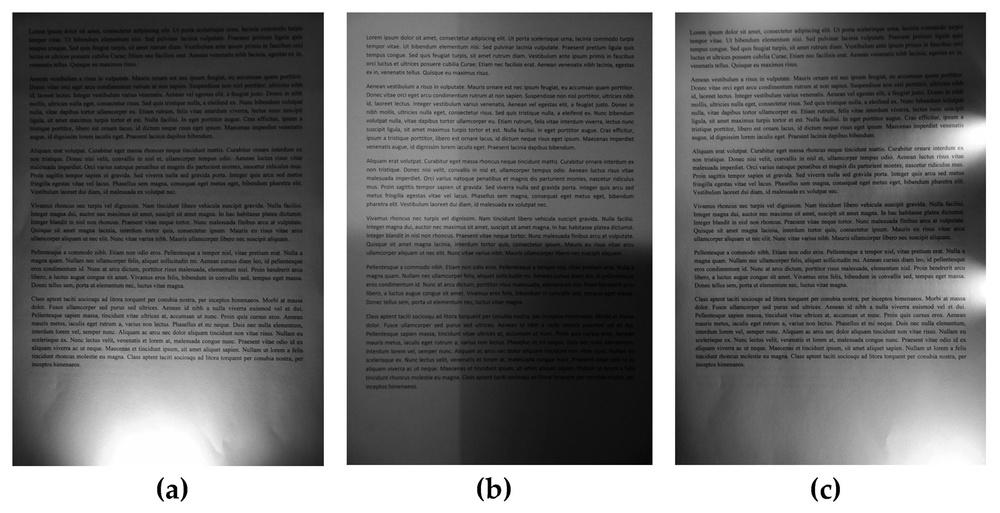
#> input picture data/ex1.jpg, 1000 x 513 px, shrunk from 1854 x 951 before the run, found by its file name
$ jupyter execute --allow-errors 01_clahe_experiments.ipynb
#> lines starting #> are read from the running program, lines starting #| are printed output that depends on the picture
### src/clahe.py
import numpy as np


def clip_histogram(hist, clip_limit):
    """
    Cắt histogram tại ngưỡng clip_limit và phân phối lại pixel dư.

    hist: histogram có L bin.
    clip_limit: ngưỡng cắt tối đa ban đầu của mỗi bin.

    Trả về histogram có tổng số pixel được bảo toàn.
    """
    hist = np.asarray(hist, dtype=np.int64)

    if hist.ndim != 1:
        raise ValueError("hist phải là mảng một chiều.")

    if np.any(hist < 0):
        raise ValueError("Histogram không được chứa giá trị âm.")

    if clip_limit is None or clip_limit <= 0:
        return hist.copy()

    limit = max(1, int(clip_limit))
    clipped = np.minimum(hist, limit)
    excess = int(np.sum(hist - clipped))

    # Phân phối đều phần dư cho tất cả các bin.
    num_bins = len(clipped)
    if num_bins == 0:
        return clipped

    bonus, remainder = divmod(excess, num_bins)
    clipped += bonus

    # Phân phối phần dư còn lại theo thứ tự các bin.
    if remainder > 0:
        clipped[:remainder] += 1

    return clipped


def build_tile_luts(img, grid=(8, 8), clip_limit=2.0):
    """
    Xây dựng LUT cho từng ô theo công thức trong tài liệu.

    img: ảnh xám uint8, kích thước (H, W).
    grid: (Gy, Gx), số ô theo chiều dọc và ngang.
    clip_limit: giới hạn ngưỡng cắt so với chiều cao trung bình của histogram.

    Trả về LUT có kích thước (Gy, Gx, 256).
    """
    img = np.asarray(img)

    if img.ndim != 2:
        raise ValueError("Ảnh đầu vào phải là ảnh xám 2 chiều.")

    if img.dtype != np.uint8:
        raise ValueError("Ảnh đầu vào phải có kiểu uint8.")

    H, W = img.shape
    Gy, Gx = grid
    L = 256

    if not (1 <= Gy <= H and 1 <= Gx <= W):
        raise ValueError("Số ô phải nằm trong giới hạn kích thước ảnh.")

    if clip_limit < 1.0:
        raise ValueError("clip_limit phải lớn hơn hoặc bằng 1.0")

    tile_h = H / Gy
    tile_w = W / Gx

    luts = np.zeros((Gy, Gx, L), dtype=np.uint8)

    for y in range(Gy):
        y0 = int(round(y * tile_h))
        y1 = int(round((y + 1) * tile_h))

        for x in range(Gx):
            x0 = int(round(x * tile_w))
            x1 = int(round((x + 1) * tile_w))

            tile = img[y0:y1, x0:x1]
            n_tile = tile.size

            if n_tile == 0:
                luts[y, x] = np.arange(L, dtype=np.uint8)
                continue

            # Histogram của ô.
            hist = np.bincount(
                tile.ravel(), minlength=L
            ).astype(np.int64)

            # Chiều cao trung bình của một bin.
            avg_height = n_tile / L

            # Tính beta trực tiếp từ clip_limit
            beta = avg_height * clip_limit

            # Ngưỡng cắt nguyên.
            clip_limit_int = max(1, int(np.floor(beta)))

            # Cắt histogram và phân phối lại phần dư.
            clipped_hist = clip_histogram(hist, clip_limit_int)

            # CDF và LUT.
            cdf = np.cumsum(clipped_hist, dtype=np.int64)

            lut = np.round(
                (cdf / n_tile) * (L - 1)
            )

            luts[y, x] = np.clip(
                lut, 0, L - 1
            ).astype(np.uint8)

    return luts


def clahe(img, grid=(8, 8), clip_limit=2.0):
    """
    CLAHE với nội suy song tuyến giữa bốn LUT lân cận.

    img: ảnh xám uint8 có kích thước (H, W).
    grid: (Gy, Gx).
    clip_limit: giới hạn ngưỡng cắt.

    Trả về ảnh uint8 có cùng kích thước.
    """
    img = np.asarray(img)

    if img.ndim != 2 or img.dtype != np.uint8:
        raise ValueError("img phải là ảnh xám 2D kiểu uint8.")

    H, W = img.shape
    Gy, Gx = grid

    # 1. Tạo LUT cho từng ô.
    luts = build_tile_luts(
        img, grid=grid, clip_limit=clip_limit
    )

    tile_h = H / Gy
    tile_w = W / Gx

    # 2. Tọa độ tâm pixel theo hệ tọa độ tâm các ô.
    yy, xx = np.indices((H, W), dtype=np.float64)

    fy = (yy + 0.5) / tile_h - 0.5
    fx = (xx + 0.5) / tile_w - 0.5

    # Chỉ số hai hàng và hai cột lân cận.
    y0 = np.floor(fy).astype(np.int32)
    x0 = np.floor(fx).astype(np.int32)

    # Trọng số nội suy.
    b = fy - y0
    a = fx - x0

    y1 = y0 + 1
    x1 = x0 + 1

    # 3. Xử lý biên: giữ trọng số hợp lệ [0, 1].
    a = np.clip(a, 0.0, 1.0)
    b = np.clip(b, 0.0, 1.0)

    y0 = np.clip(y0, 0, Gy - 1)
    y1 = np.clip(y1, 0, Gy - 1)
    x0 = np.clip(x0, 0, Gx - 1)
    x1 = np.clip(x1, 0, Gx - 1)

    # 4. Tra cứu giá trị từ bốn LUT lân cận.
    v = img

    T00 = luts[y0, x0, v].astype(np.float64)
    T01 = luts[y0, x1, v].astype(np.float64)
    T10 = luts[y1, x0, v].astype(np.float64)
    T11 = luts[y1, x1, v].astype(np.float64)

    # 5. Nội suy song tuyến theo công thức (4).
    top = (1.0 - a) * T00 + a * T01
    bottom = (1.0 - a) * T10 + a * T11

    result = (1.0 - b) * top + b * bottom

    return np.clip(
        np.round(result), 0, 255
    ).astype(np.uint8)

### 01_clahe_experiments.ipynb
# Kỹ thuật 1: CLAHE (Contrast Limited Adaptive Histogram Equalization)

Notebook này thực hiện các thí nghiệm minh họa cho Kỹ thuật 1 theo đúng yêu cầu Mục 2.6 trong đề tài.

### Có dùng AI hỗ trợ

* **Công cụ**: Claude 3.5 Sonnet / Gemini 2.5 Pro
* **Mục đích**: Thiết lập cấu hình hiển thị và import hàm tự cài đặt từ `src.clahe`.
* **Prompt**:
> Hãy import các thư viện NumPy, Matplotlib và các hàm tự viết trong `src.clahe` để đọc ảnh thử nghiệm từ `data/ex1.png`.
* **Đã sửa lại những gì**: Điều chỉnh đường dẫn thư mục `../` để có thể import chính xác từ thư mục `src`.

[cell 1]
import sys
import os
sys.path.append('..')

import numpy as np
import matplotlib.pyplot as plt
from src.clahe import clip_histogram, build_tile_luts, clahe

img = plt.imread('../data/ex1.jpg')
#> img is the input picture: shape (513, 1000, 3); min 0, max 255, mean 115.6

if img.ndim == 3:
    img = (img[:, :, 0] * 255).astype(np.uint8)
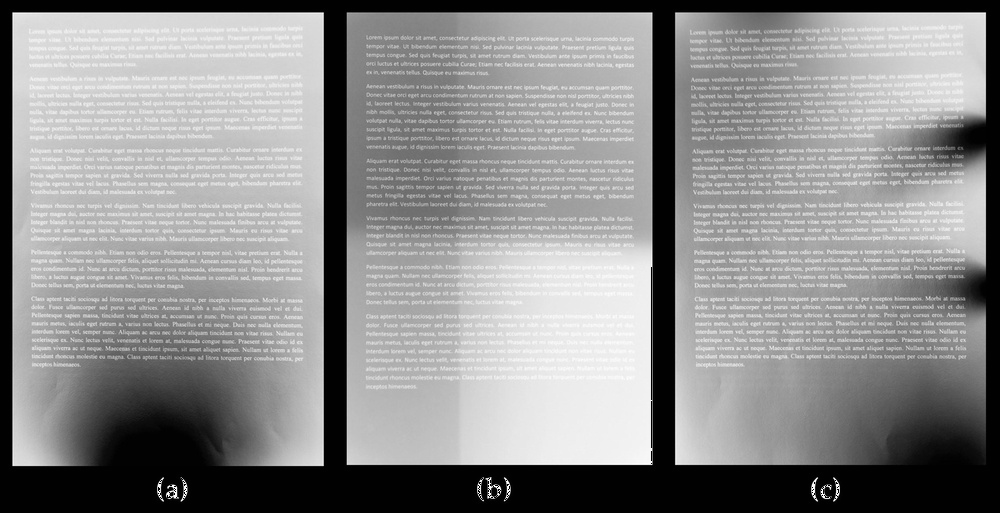
#> img: shape (513, 1000); min 0, max 255, mean 140.2
else:
    img = (img * 255).astype(np.uint8) if img.max() <= 1.0 else img.astype(np.uint8)

plt.figure(figsize=(5, 5))
plt.imshow(img, cmap='gray')
plt.title('Anh goc (Anh sang khong deu + Nhieu)')
plt.axis('off')
plt.show()

## (a) Ảnh hưởng của tham số: Quét clip_limit và grid

### Có dùng AI hỗ trợ

* **Công cụ**: Claude 3.5 Sonnet
- **Muc dich**: Dung luoi anh 4x4 quet 4 gia tri grid va 4 gia tri clip_limit.
- **Prompt**:
> Viet doan code quet grid in [(2,2), (4,4), (8,8), (16,16)] va clip_limit in [1.0, 2.0, 5.0, 20.0] dung ham clahe tu viet va hien thi duoi dang ma tran anh 4x4 bang Matplotlib.
- **Da sua lai nhung gi**: Can chinh tieu de va layout hien thi.
## (b) So sanh voi thuat toan da hoc

### Co dung AI ho tro
- **Cong cu**: Gemini 2.5 Pro
- **Muc dich**: Cai dat doi sanh 4 phuong phap: Keo gian tuyen tinh, Gamma correction, HE toan cuc va CLAHE kem bieu do Histogram.
- **Prompt**:
> Viet code so sanh 4 ky thuat tang cuong tuong phan tren cung 1 anh: Linear stretching, Gamma (0.5), Global Histogram Equalization, va CLAHE; hien thi anh ket qua va bieu do histogram cua tung anh.
- **Da sua lai nhung gi**: Viet truc tiep ham tinh HE toan cuc bang CDF chuan.

[cell 2]
import os
import cv2
import numpy as np
import matplotlib.pyplot as plt

# A) ANH HUONG CUA THAM SO
os.makedirs("result", exist_ok=True)

grids = [(2, 2), (4, 4), (8, 8), (16, 16)]
clip_limits = [1.0, 2.0, 5.0, 20.0]

fig1, axes1 = plt.subplots(4, 4, figsize=(14, 14))

for i, g in enumerate(grids):
    for j, cl in enumerate(clip_limits):
        # Đã sửa s_max=s thành clip_limit=cl
        out = clahe(img, grid=g, clip_limit=cl)

        name = f"Grid_{g[0]}x{g[1]}_Clip_{cl}.png"
        cv2.imwrite(f"result/{name}", out)

        axes1[i, j].imshow(out, cmap="gray")
        axes1[i, j].set_title(f"Grid: {g}\nClip: {cl}")
        axes1[i, j].axis("off")

plt.tight_layout()
plt.savefig("result/Grid_Clip_Results.png", dpi=200)
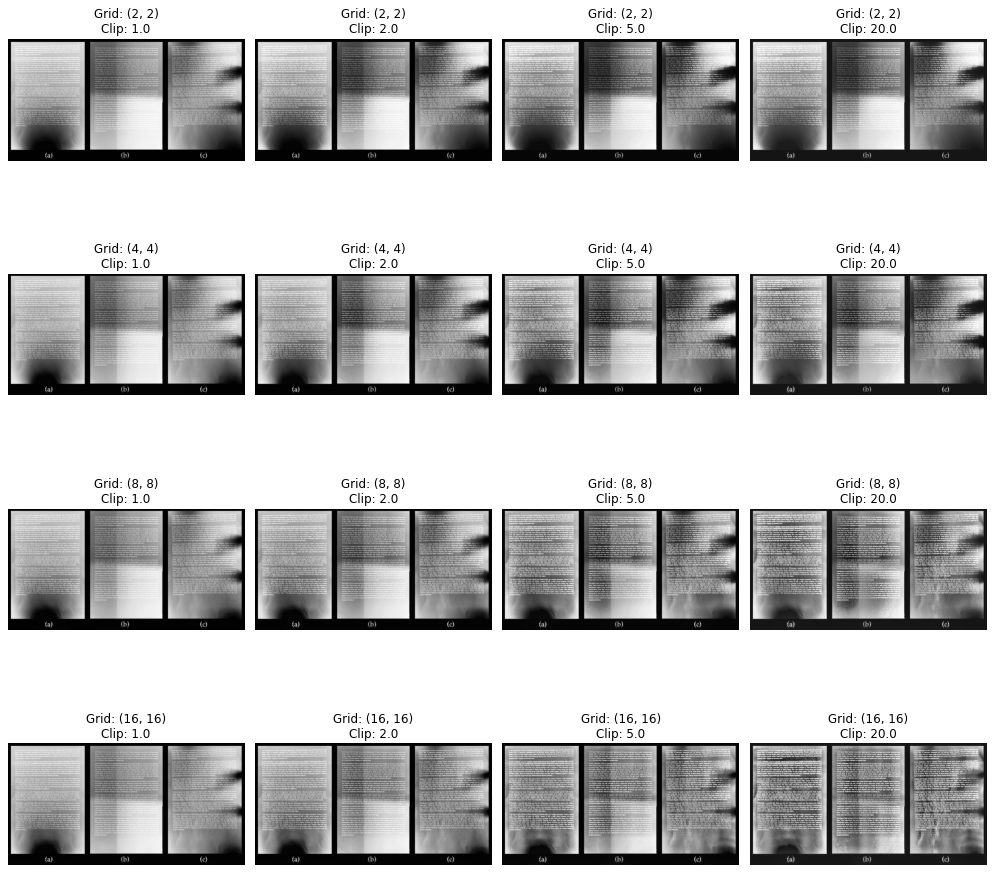
#> figure drawn by matplotlib, 16 panels
plt.show()


# B) SO SANH THUAT TOAN DA HOC
# Keo gian tuong phan tuyen tinh
min_val, max_val = np.min(img), np.max(img)
#> min_val = 0; max_val = 255
linear_stretched = ((img - min_val) / (max_val - min_val) * 255.0).astype(np.uint8)

# Gamma correction (gamma = 0.5)
gamma = 0.5
gamma_corrected = np.clip(255.0 * (img / 255.0) ** gamma, 0, 255).astype(np.uint8)
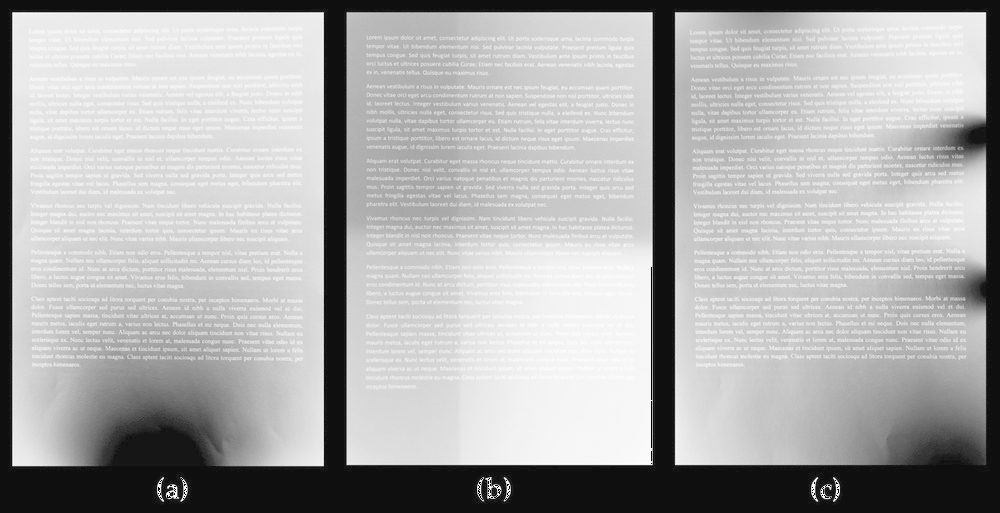
#> gamma_corrected: shape (513, 1000); min 0, max 255, mean 171.3

# Can bang luoc do xam toan cuc (Global HE)
hist = np.bincount(img.ravel(), minlength=256)
#> hist = 256 values, max 81081 at index 1, min 40 at index 251, mean 2003.9
cdf = np.cumsum(hist)
#> cdf = 256 values from 372 to 513000
lut_he = np.round(255.0 * cdf / cdf[-1]).astype(np.uint8)
#> lut_he = 256 values from 0 to 255
global_he = lut_he[img]
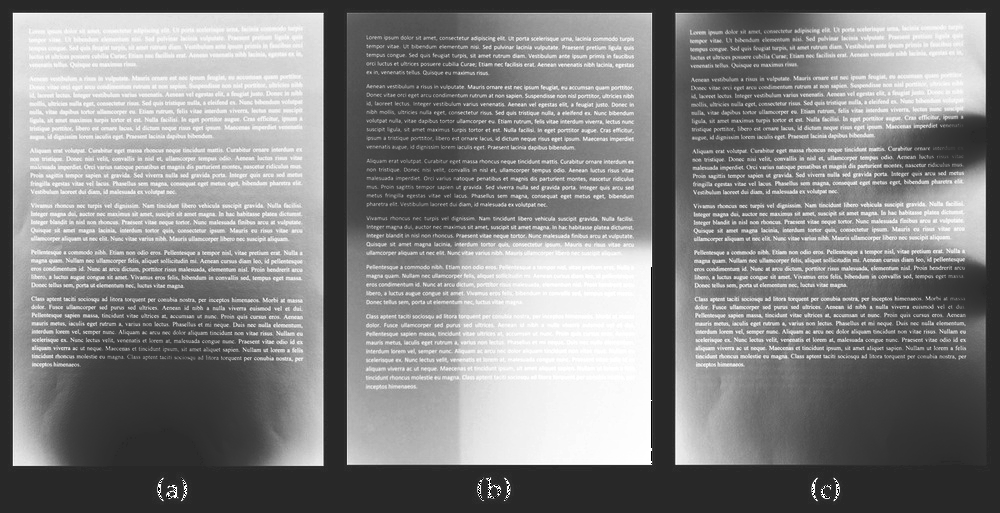
#> global_he: shape (513, 1000); min 0, max 255, mean 131.2

# CLAHE tu viet
# Đã sửa s_max=2.0 thành clip_limit=2.0
res_clahe = clahe(img, grid=(8, 8), clip_limit=2.0)
#> in clahe (call 17), `y0 = np.floor(fy).astype(np.int32)`:
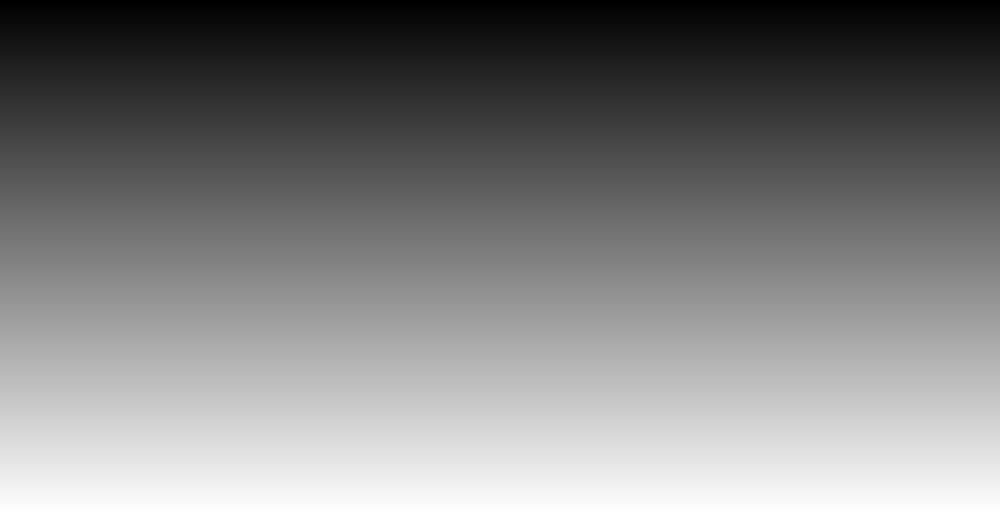
#> fy: shape (513, 1000) float64; min -0.492, max 7.49, mean 3.5; drawn with min black and max white
#> in clahe (call 17), `x0 = np.floor(fx).astype(np.int32)`:
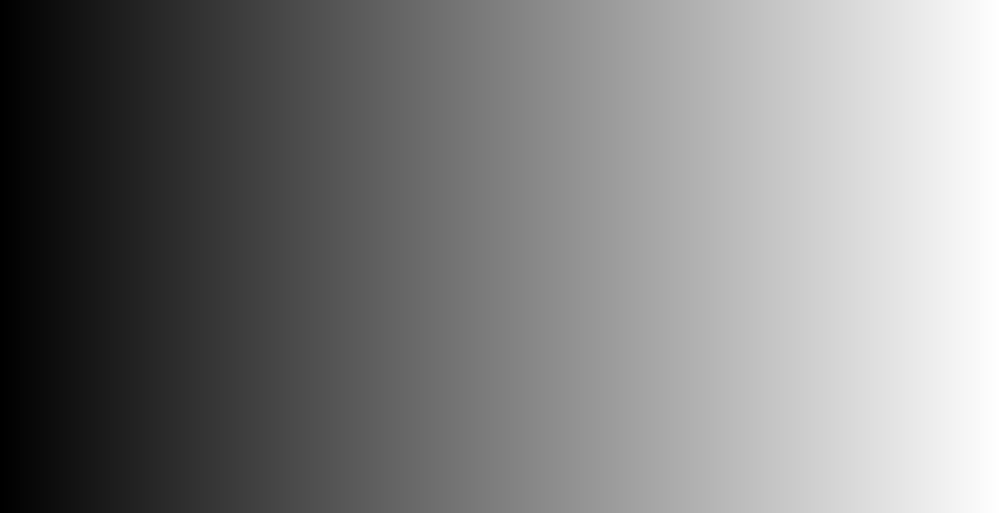
#> fx: shape (513, 1000) float64; min -0.496, max 7.5, mean 3.5; drawn with min black and max white
#> in clahe (call 17), `result = (1.0 - b) * top + b * bottom`:
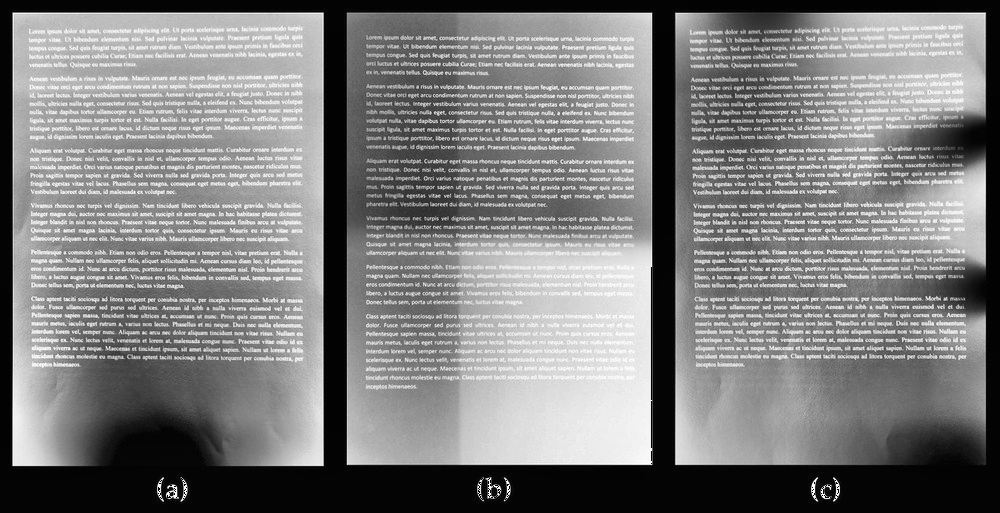
#> result: shape (513, 1000) float64; min 1.15, max 255, mean 125.8

methods = [
    ('Keo gian tuyen tinh', linear_stretched),
    ('Hieu chinh Gamma (0.5)', gamma_corrected),
    ('Can bang HE toan cuc', global_he),
    ('CLAHE (8x8, clip=2.0)', res_clahe) # Đã sửa title
]

fig2, axes2 = plt.subplots(2, 4, figsize=(18, 8))
for col, (name, res) in enumerate(methods):
    axes2[0, col].imshow(res, cmap='gray')
    axes2[0, col].set_title(name)
    axes2[0, col].axis('off')

    axes2[1, col].hist(res.ravel(), bins=256, range=[0, 256], color='black', alpha=0.7)
    axes2[1, col].set_title(f"Histogram: {name}")
    axes2[1, col].set_xlim([0, 256])
#> this loop made 4 passes
#> name on passes 1 to 4: 'Keo gian tuyen tinh', 'Hieu chinh Gamma (0.5)', 'Can bang HE toan cuc', 'CLAHE (8x8, clip=2.0)'

plt.tight_layout()
plt.savefig("result/Compare_Methods.png", dpi=200)
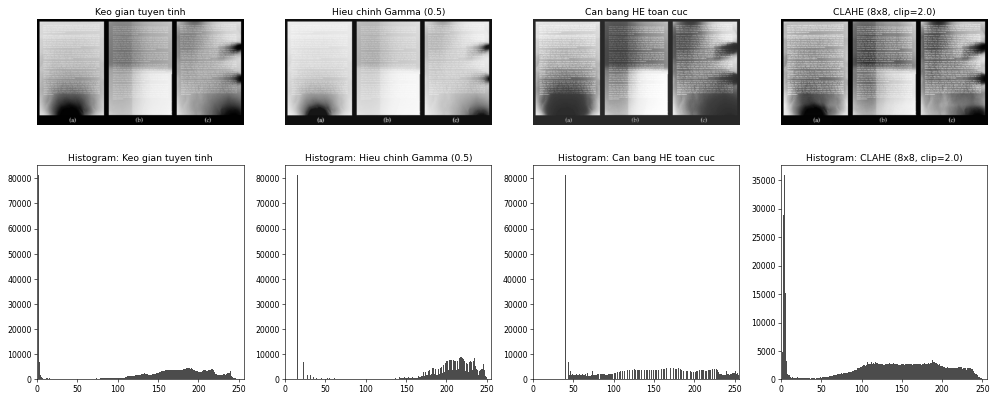
#> figure drawn by matplotlib, 8 panels; panel 5: tallest bar 81081 high, from x = 1 to 2; panel 6: tallest bar 81081 high, from x = 15 to 16; panel 7: tallest bar 81081 high, from x = 40 to 41; panel 8: tallest bar 35800 high, from x = 4 to 5
plt.show()

[cell 3]
# 1. Keo gian tuong phan tuyen tinh
min_val, max_val = np.min(img), np.max(img)
linear_stretched = ((img - min_val) / (max_val - min_val) * 255.0).astype(np.uint8)

# 2. Gamma correction (gamma = 0.5)
gamma = 0.5
gamma_corrected = np.clip(255.0 * (img / 255.0) ** gamma, 0, 255).astype(np.uint8)

# 3. Can bang luoc do xam toan cuc (Global HE)
hist = np.bincount(img.ravel(), minlength=256)
cdf = np.cumsum(hist)
lut_he = np.round(255.0 * cdf / cdf[-1]).astype(np.uint8)
global_he = lut_he[img]

# 4. CLAHE tu viet
#> (the rest of this cell did not finish here and is left out)

$ run again, with data/reallife1.jpg copied over data/ex1.jpg
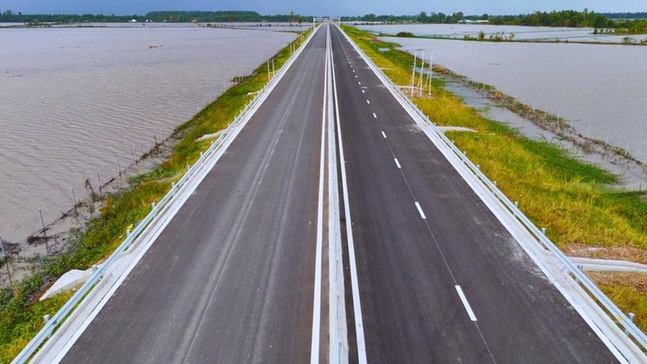
#> input picture data/reallife1.jpg, 647 x 364 px, shrunk from 1200 x 675 before the run, found by its file name
#> img is the input picture: shape (364, 647, 3); mean R, G, B 131.1, 130.9, 127.6
#> img: shape (364, 647)
#> min_val = 1; max_val = 241
#> `gamma_corrected = np.clip(255.0 * (img / 255.0) ** gamma, 0, 255).asty..`:
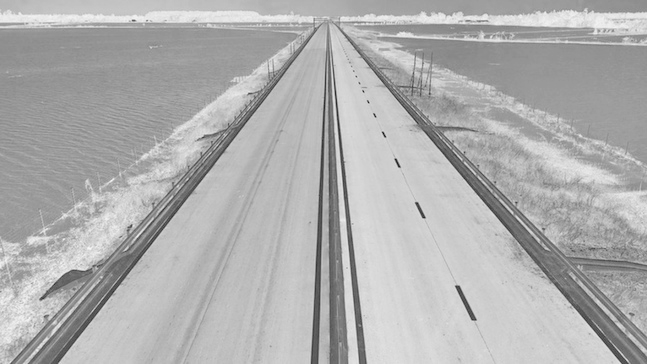
#> gamma_corrected: shape (364, 647); min 15, max 247, mean 175.1
#> hist = 256 values, max 3532 at index 94, min 0 at index 0, mean 920
#> cdf = 256 values from 0 to 235508
#> lut_he = 256 values from 0 to 255
#> in clahe (call 17), `result = (1.0 - b) * top + b * bottom`:
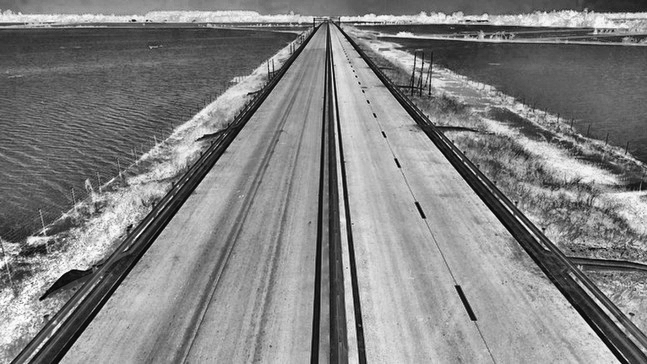
#> result: shape (364, 647) float64; min 1, max 255, mean 131
#> the loop `for col, (name, res) in enumerate(methods):` made 4 passes
#> name on passes 1 to 4: 'Keo gian tuyen tinh', 'Hieu chinh Gamma (0.5)', 'Can bang HE toan cuc', 'CLAHE (8x8, clip=2.0)'

$ run again, with data/sample_document.png saved as data/ex1.jpg
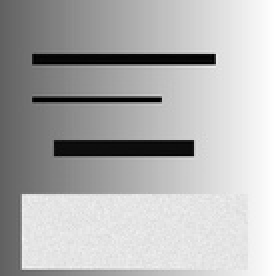
#> input picture data/sample_document.png, 138 x 138 px, shrunk from 256 x 256 before the run, found by its file name (shown 2 times larger)
#> img is the input picture: shape (138, 138, 3); min 0, max 255, mean 178.1
#> img: shape (138, 138)
#> min_val = 0; max_val = 255
#> `gamma_corrected = np.clip(255.0 * (img / 255.0) ** gamma, 0, 255).asty..`:
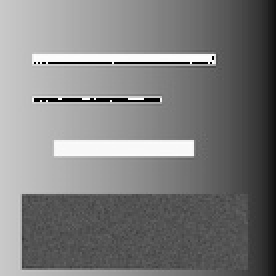
#> gamma_corrected: shape (138, 138) (shown 2 times larger); min 0, max 255, mean 125.6
#> hist = 256 values, max 577 at index 27, min 0 at index 5, mean 74.39
#> cdf = 256 values from 193 to 19044
#> lut_he = 256 values from 3 to 255
#> in clahe (call 17), `bottom = (1.0 - a) * T10 + a * T11`:
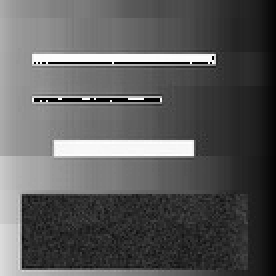
#> bottom: shape (138, 138) float64 (shown 2 times larger); min 1, max 255, mean 91.6
#> the loop `for col, (name, res) in enumerate(methods):` made 4 passes
#> name on passes 1 to 4: 'Keo gian tuyen tinh', 'Hieu chinh Gamma (0.5)', 'Can bang HE toan cuc', 'CLAHE (8x8, clip=2.0)'
